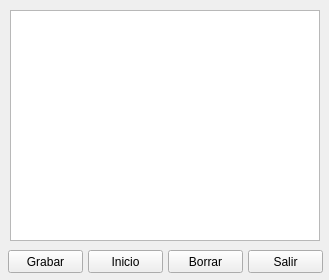
<?xml version="1.0" encoding="UTF-8"?>
<ui version="4.0">
 <class>Form</class>
 <widget class="QWidget" name="Form">
  <property name="windowModality">
   <enum>Qt::ApplicationModal</enum>
  </property>
  <property name="geometry">
   <rect>
    <x>0</x>
    <y>0</y>
    <width>329</width>
    <height>280</height>
   </rect>
  </property>
  <property name="windowTitle">
   <string>Linea</string>
  </property>
  <widget class="QPushButton" name="cmdBorrar">
   <property name="geometry">
    <rect>
     <x>168</x>
     <y>250</y>
     <width>75</width>
     <height>23</height>
    </rect>
   </property>
   <property name="text">
    <string>Borrar</string>
   </property>
   <property name="shortcut">
    <string>Return</string>
   </property>
  </widget>
  <widget class="QListWidget" name="liwVistas">
   <property name="geometry">
    <rect>
     <x>10</x>
     <y>10</y>
     <width>310</width>
     <height>231</height>
    </rect>
   </property>
  </widget>
  <widget class="QPushButton" name="cmdSalir">
   <property name="geometry">
    <rect>
     <x>248</x>
     <y>250</y>
     <width>75</width>
     <height>23</height>
    </rect>
   </property>
   <property name="text">
    <string>Salir</string>
   </property>
   <property name="shortcut">
    <string>Esc</string>
   </property>
  </widget>
  <widget class="QPushButton" name="cmdGrabar">
   <property name="geometry">
    <rect>
     <x>8</x>
     <y>250</y>
     <width>75</width>
     <height>23</height>
    </rect>
   </property>
   <property name="text">
    <string>Grabar</string>
   </property>
  </widget>
  <widget class="QPushButton" name="cmdInicio">
   <property name="geometry">
    <rect>
     <x>88</x>
     <y>250</y>
     <width>75</width>
     <height>23</height>
    </rect>
   </property>
   <property name="text">
    <string>Inicio</string>
   </property>
  </widget>
 </widget>
 <resources/>
 <connections/>
</ui>
